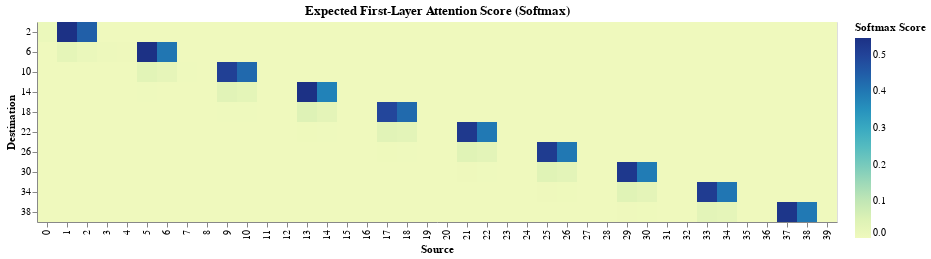

The cell this chart's notebook holds for it:
### Code cell
save_chart(
    plot_df(df, "Expected First-Layer Attention Score", softmax=True),
    "img/expected_post_softmax_first_layer.pdf",
)

### Figure 1 — Vega-Lite specification as saved in the notebook (floating-point values rounded to 4 significant figures; data arrays with more than 128 entries replaced by an {"elided": "..."} marker saying what was removed)
{"config": {"view": {"continuousWidth": 300, "continuousHeight": 300}}, "data": {"name": "data-07c2a9cd894c24f2d5889232a4de6b3a"}, "mark": {"type": "rect", "height": 20, "width": 20}, "encoding": {"color": {"field": "Softmax Score", "type": "quantitative"}, "x": {"field": "Source", "type": "nominal"}, "y": {"field": "Destination", "type": "nominal"}}, "title": "Expected First-Layer Attention Score (Softmax)", "$schema": "https://vega.github.io/schema/vega-lite/v5.17.0.json", "datasets": {"data-07c2a9cd894c24f2d5889232a4de6b3a": {"elided": "400 records"}}}
